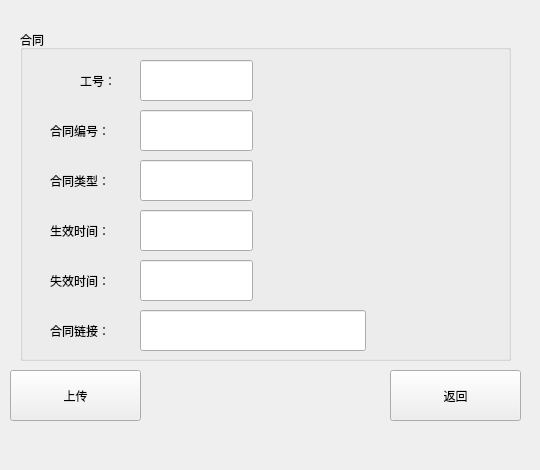
<?xml version="1.0" encoding="UTF-8"?>
<ui version="4.0">
 <class>Add_contract</class>
 <widget class="QWidget" name="Add_contract">
  <property name="geometry">
   <rect>
    <x>0</x>
    <y>0</y>
    <width>540</width>
    <height>470</height>
   </rect>
  </property>
  <property name="windowTitle">
   <string>Form</string>
  </property>
  <widget class="QPushButton" name="ToContractInfoBtn">
   <property name="geometry">
    <rect>
     <x>390</x>
     <y>370</y>
     <width>131</width>
     <height>51</height>
    </rect>
   </property>
   <property name="text">
    <string>返回</string>
   </property>
  </widget>
  <widget class="QGroupBox" name="groupBox">
   <property name="geometry">
    <rect>
     <x>20</x>
     <y>30</y>
     <width>491</width>
     <height>331</height>
    </rect>
   </property>
   <property name="title">
    <string>合同</string>
   </property>
   <widget class="QLabel" name="label">
    <property name="geometry">
     <rect>
      <x>60</x>
      <y>30</y>
      <width>51</width>
      <height>41</height>
     </rect>
    </property>
    <property name="text">
     <string>工号：</string>
    </property>
   </widget>
   <widget class="QLineEdit" name="lineEdit">
    <property name="geometry">
     <rect>
      <x>120</x>
      <y>30</y>
      <width>113</width>
      <height>41</height>
     </rect>
    </property>
   </widget>
   <widget class="QLabel" name="label_2">
    <property name="geometry">
     <rect>
      <x>30</x>
      <y>80</y>
      <width>81</width>
      <height>41</height>
     </rect>
    </property>
    <property name="text">
     <string>合同编号：</string>
    </property>
   </widget>
   <widget class="QLineEdit" name="lineEdit_2">
    <property name="geometry">
     <rect>
      <x>120</x>
      <y>80</y>
      <width>113</width>
      <height>41</height>
     </rect>
    </property>
   </widget>
   <widget class="QLineEdit" name="lineEdit_3">
    <property name="geometry">
     <rect>
      <x>120</x>
      <y>130</y>
      <width>113</width>
      <height>41</height>
     </rect>
    </property>
   </widget>
   <widget class="QLineEdit" name="lineEdit_4">
    <property name="geometry">
     <rect>
      <x>120</x>
      <y>180</y>
      <width>113</width>
      <height>41</height>
     </rect>
    </property>
   </widget>
   <widget class="QLabel" name="label_3">
    <property name="geometry">
     <rect>
      <x>30</x>
      <y>130</y>
      <width>81</width>
      <height>41</height>
     </rect>
    </property>
    <property name="text">
     <string>合同类型：</string>
    </property>
   </widget>
   <widget class="QLabel" name="label_4">
    <property name="geometry">
     <rect>
      <x>30</x>
      <y>180</y>
      <width>81</width>
      <height>41</height>
     </rect>
    </property>
    <property name="text">
     <string>生效时间：</string>
    </property>
   </widget>
   <widget class="QLabel" name="label_5">
    <property name="geometry">
     <rect>
      <x>30</x>
      <y>230</y>
      <width>81</width>
      <height>41</height>
     </rect>
    </property>
    <property name="text">
     <string>失效时间：</string>
    </property>
   </widget>
   <widget class="QLineEdit" name="lineEdit_5">
    <property name="geometry">
     <rect>
      <x>120</x>
      <y>230</y>
      <width>113</width>
      <height>41</height>
     </rect>
    </property>
   </widget>
   <widget class="QLineEdit" name="lineEdit_6">
    <property name="geometry">
     <rect>
      <x>120</x>
      <y>280</y>
      <width>226</width>
      <height>41</height>
     </rect>
    </property>
   </widget>
   <widget class="QLabel" name="label_6">
    <property name="geometry">
     <rect>
      <x>30</x>
      <y>280</y>
      <width>81</width>
      <height>41</height>
     </rect>
    </property>
    <property name="text">
     <string>合同链接：</string>
    </property>
   </widget>
   <widget class="QLabel" name="label_7">
    <property name="geometry">
     <rect>
      <x>260</x>
      <y>38</y>
      <width>161</width>
      <height>31</height>
     </rect>
    </property>
    <property name="text">
     <string/>
    </property>
   </widget>
   <widget class="QLabel" name="label_8">
    <property name="geometry">
     <rect>
      <x>260</x>
      <y>90</y>
      <width>161</width>
      <height>31</height>
     </rect>
    </property>
    <property name="text">
     <string/>
    </property>
   </widget>
   <widget class="QLabel" name="label_9">
    <property name="geometry">
     <rect>
      <x>260</x>
      <y>140</y>
      <width>161</width>
      <height>31</height>
     </rect>
    </property>
    <property name="text">
     <string/>
    </property>
   </widget>
   <widget class="QLabel" name="label_10">
    <property name="geometry">
     <rect>
      <x>260</x>
      <y>190</y>
      <width>161</width>
      <height>31</height>
     </rect>
    </property>
    <property name="text">
     <string/>
    </property>
   </widget>
   <widget class="QLabel" name="label_11">
    <property name="geometry">
     <rect>
      <x>260</x>
      <y>240</y>
      <width>161</width>
      <height>31</height>
     </rect>
    </property>
    <property name="text">
     <string/>
    </property>
   </widget>
  </widget>
  <widget class="QLabel" name="label_12">
   <property name="geometry">
    <rect>
     <x>160</x>
     <y>408</y>
     <width>211</width>
     <height>41</height>
    </rect>
   </property>
   <property name="text">
    <string/>
   </property>
  </widget>
  <widget class="QPushButton" name="upload">
   <property name="geometry">
    <rect>
     <x>10</x>
     <y>370</y>
     <width>131</width>
     <height>51</height>
    </rect>
   </property>
   <property name="text">
    <string>上传</string>
   </property>
  </widget>
 </widget>
 <resources/>
 <connections/>
</ui>
